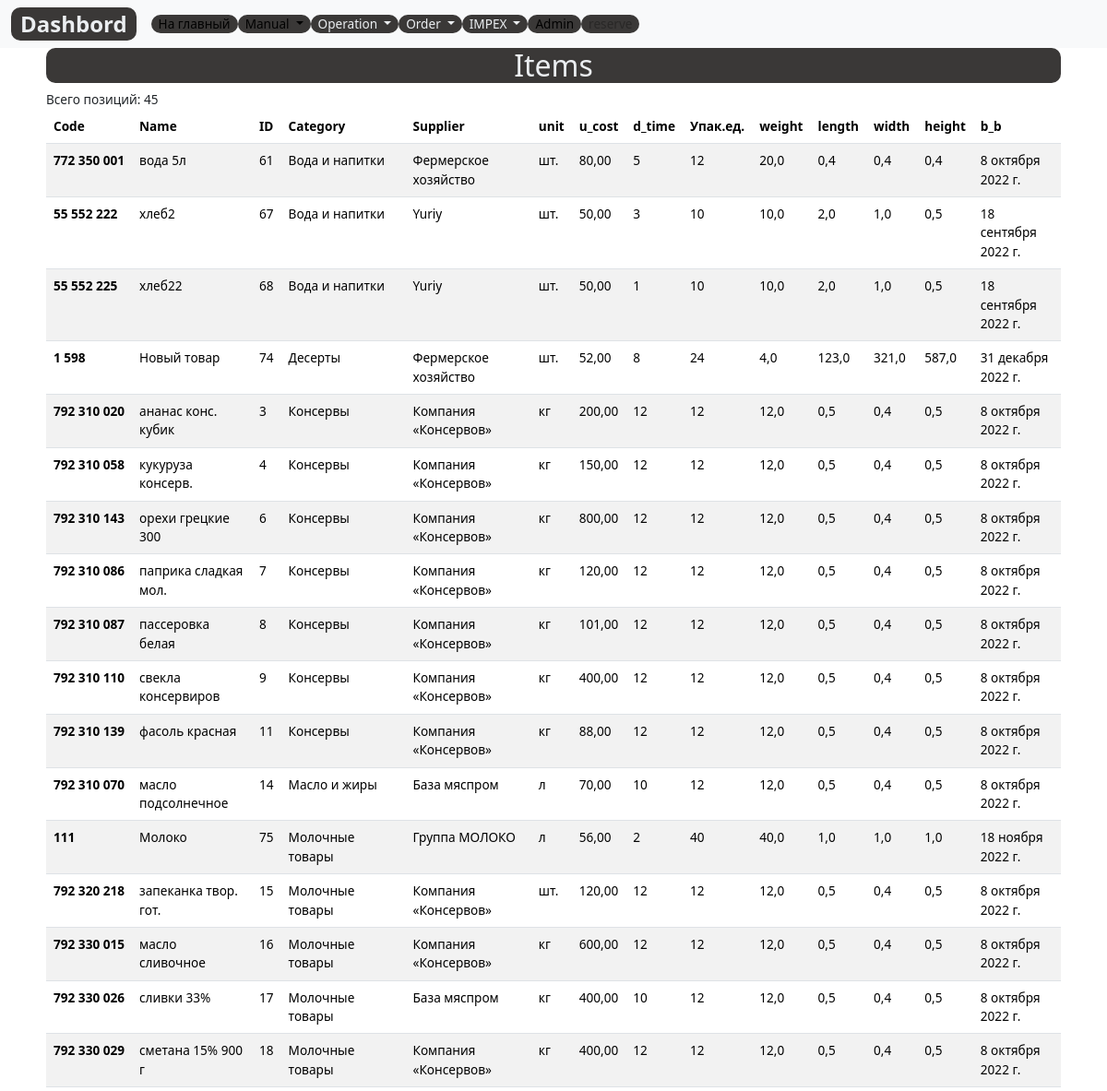
/items-list/ (upper part), run on an earlier commit of the app's database.
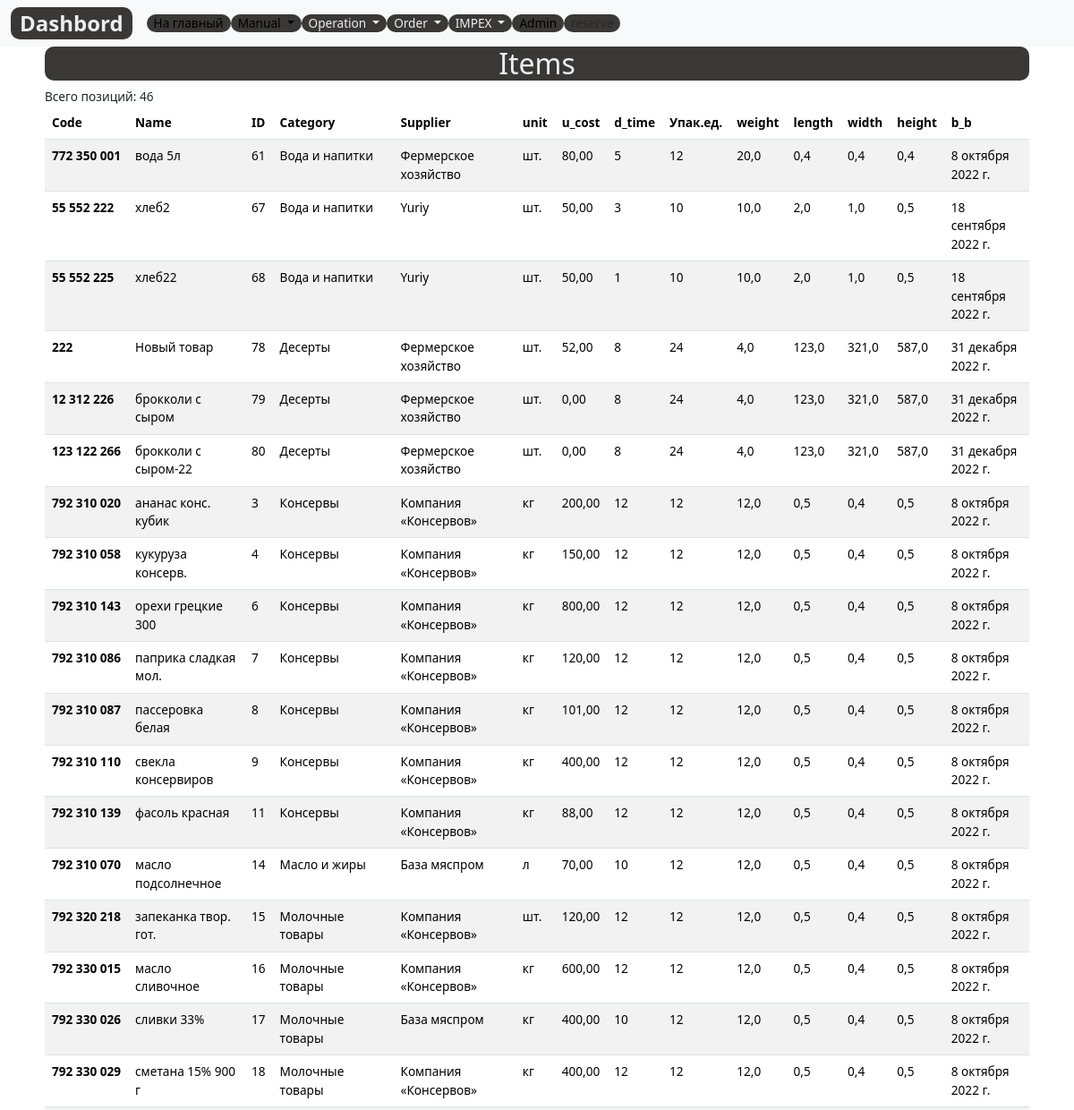
And on a later commit of the database.
### register/models.py (models this page shows, shortened)
class Item(models.Model):
    code=models.DecimalField(max_digits=12, unique=True, help_text="Не более 12 знаков",decimal_places=0,null=True,verbose_name='Код')
    name = models.CharField(max_length=200, help_text="Не более 200 знаков", unique=True,db_index=True)
    category = models.ForeignKey(
        CategoryItem, related_name='item', on_delete=models.CASCADE)
    supplier=models.ForeignKey(Supplier, related_name='item',on_delete=models.CASCADE)
    unit = models.CharField(max_length=50, help_text="Не более 50 знаков", choices=UNITS ) # pounds, lbs, oz ,grams, etc
    unit_cost = models.DecimalField(max_digits=10, help_text="Не более 10 знаков",decimal_places=2)
    description = models.TextField(blank=True, null=True)
    slug= models.SlugField(max_length=255, verbose_name='Url', unique=True)
    delivery_time = models.IntegerField(verbose_name='Дней', null=True)
    supply_pack = models.IntegerField(verbose_name='Упаковка, ед.', null=True, default=1)
    pack_weight= models.FloatField(verbose_name='вес упаковки', blank=True, null=True)
    pack_length=models.FloatField(verbose_name='длина упаковки', blank=True, null=True)
    pack_width = models.FloatField(verbose_name='ширина упаковки', blank=True, null=True)
    pack_height = models.FloatField(verbose_name='высота упаковки', blank=True, null=True)
    best_befor = models.DateField(blank=True, null=True, default=date.today()+timedelta(days=30))
    created_date= models.DateField(auto_now_add=True, verbose_name='Создан',null=True)
    updated_date = models.DateField(auto_now=True,  verbose_name='Изменен', null=True)
    class Meta:
        ordering = ['category','name']
        verbose_name = 'Товар'
        verbose_name_plural = 'Товары'

class CategoryItem(models.Model):
    code= models.DecimalField(max_digits=5, help_text="Не более 5 цифр", decimal_places=0, unique=True,verbose_name='Код')
    name = models.CharField(max_length=200, help_text="Не более 200 знаков", db_index=True, verbose_name='Категория')
    slug= models.SlugField(max_length=255, verbose_name='Url', unique=True)
    created_date= models.DateField(auto_now_add=True, verbose_name='Создан',null=True)
    updated_date = models.DateField(auto_now=True,  verbose_name='Изменен', null=True)
    class Meta:
        ordering = ['name']
        verbose_name = 'Категория товара'
        verbose_name_plural = 'Категории товаров'
    def __str__(self):
        return self.name

class Supplier(models.Model):
    code=models.CharField(max_length=4, null=True)
    name = models.CharField(max_length=200, help_text="Не более 200 знаков",db_index=True)
    slug= models.SlugField(max_length=255, verbose_name='Url', unique=True)
    address = models.CharField(max_length=220)
    contact=models.CharField(max_length=250, null=True)
    created_date = models.DateField(auto_now_add=True)
    class Meta:
        ordering = ['name']
        verbose_name = 'Поставщик'
        verbose_name_plural = 'Поставщики'
    def __str__(self):
        return self.name

### register/views.py (the view)
# urls.py: path('items-list/', ItemsListView.as_view(), name='items-list'),
class ItemsListView(ListView):
    model=Item
    template_name = 'register/items/items.html'
    context_object_name = 'items'

### register/templates/register/items/items.html (shortened to what this page needs)
{% extends 'base_simple.html' %}
{% load static %}
{% block content %}
<div class="col-11 mx-auto">
  <h2 class="custom">Items </h2>
  Всего позиций: {{items.count}}
  <table class="table table-striped">
    <thead style="position: sticky;
  top: -1px;
  z-index: 2;background: #9d9e9e;">
      <tr>
        <th scope="col">Code</th>
        <th scope="col">Name</th>
        <th scope="col">ID</th>
        <th scope="col">Category</th>
        <th scope="col">Supplier</th>
        <th scope="col">unit</th>
        <th scope="col">u_cost</th>
        <th scope="col">d_time</th>
        <th scope="col">Упак.ед.</th>
        <th scope="col">weight</th>
        <th scope="col">length</th>
        <th scope="col">width</th>
        <th scope="col">height</th>
        <th scope="col">b_b</th>
      </tr>
    </thead>
    <tbody>
      {% for item in items%}
      <tr>
        <th scope="row">{{item.code}}</th>
        <td>{{item.name}}</td>
        <td>{{item.id}}</td>
        <td>{{item.category}}</td>
        <td>{{item.supplier}}</td>
        <td>{{item.unit}}</td>
        <td>{{item.unit_cost}}</td>
        <td>{{item.delivery_time}}</td>
        <td>{{item.supply_pack}}</td>
        <td>{{item.pack_weight}}</td>
        <td>{{item.pack_length}}</td>
        <td>{{item.pack_width}}</td>
        <td>{{item.pack_height}}</td>
        <td>{{item.best_befor}}</td>
      </tr>
      {% endfor %}
    </tbody>
  </table>
</div>
{% endblock %}

What changed in the data, as far as the page shows it:
removed Item: code "1 598", name "Новый товар", id "74", category "Десерты", supplier "Фермерское хозяйство", unit "шт.", unit_cost "52,00", delivery_time "8", supply_pack "24", pack_weight "4,0", pack_length "123,0", pack_width "321,0", pack_height "587,0", best_befor "31 декабря 2022 г."
removed Item: code "111", name "Молоко", id "75", category "Молочные товары", supplier "Группа МОЛОКО", unit "л", unit_cost "56,00", delivery_time "2", supply_pack "40", pack_weight "40,0", pack_length "1,0", pack_width "1,0", pack_height "1,0", best_befor "18 ноября 2022 г."
added Item: code "222", name "Новый товар", id "78", category "Десерты", supplier "Фермерское хозяйство", unit "шт.", unit_cost "52,00", delivery_time "8", supply_pack "24", pack_weight "4,0", pack_length "123,0", pack_width "321,0", pack_height "587,0", best_befor "31 декабря 2022 г."
added Item: code "12 312 226", name "брокколи с сыром", id "79", category "Десерты", supplier "Фермерское хозяйство", unit "шт.", unit_cost "0,00", delivery_time "8", supply_pack "24", pack_weight "4,0", pack_length "123,0", pack_width "321,0", pack_height "587,0", best_befor "31 декабря 2022 г."
added Item: code "123 122 266", name "брокколи с сыром-22", id "80", category "Десерты", supplier "Фермерское хозяйство", unit "шт.", unit_cost "0,00", delivery_time "8", supply_pack "24", pack_weight "4,0", pack_length "123,0", pack_width "321,0", pack_height "587,0", best_befor "31 декабря 2022 г."
Also different on the page:
{{ items.count }}: "45" → "46"
